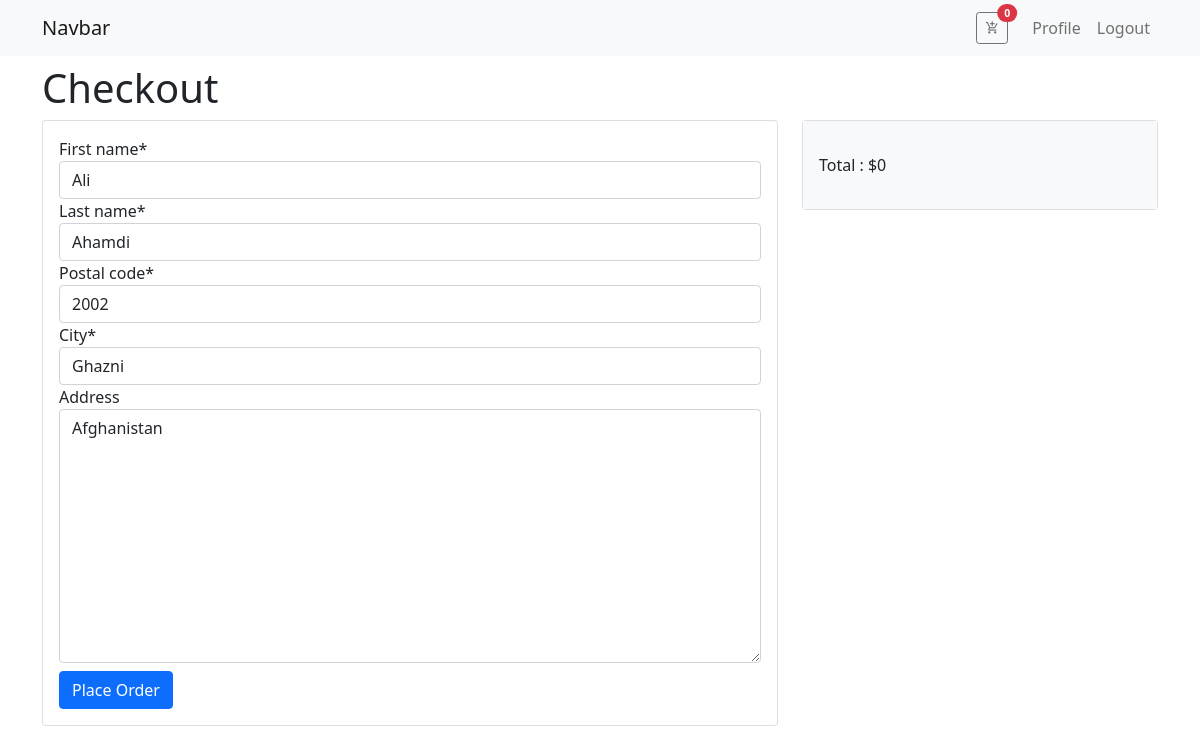
The page /order/create/ (signed in) on the database its author committed.
### users/models.py (models this page shows, shortened)
class Profile(models.Model):
    user = models.OneToOneField(User, on_delete=models.CASCADE)
    first_name = models.CharField(max_length=200)
    last_name = models.CharField(max_length=200)
    city = models.CharField(max_length=200)
    postal_code = models.CharField(max_length=50)
    avatar = models.ImageField(upload_to="users/profile", default="user.jpg")
    address = models.TextField(null=True, blank=True)

### orders/views.py (the view)
# urls.py: path("create/", views.create_order, name="order_create"),
@login_required(login_url="login")
def create_order(request):
    cart = Cart(request)
    if request.method == "POST":
        form = OrderCreateForm(request.POST, instance=request.user.profile)
        if form.is_valid():
            order = Order.objects.create(user=request.user)
            for item in cart:
                OrderItem.objects.create(order=order, product=item['product'], price=item['price'], quantity=item['quantity'])
            cart.clear()
            return render(request, "orders/order/created.html", {'order' : order})
    else:
        form = OrderCreateForm(instance=request.user.profile)
        return render(request, "orders/create.html", {"cart" : cart, "form" : form})

### orders/forms.py
class OrderCreateForm(forms.ModelForm):
    class Meta:
        model = Profile
        fields = ['first_name', 'last_name', 'postal_code', 'city', 'address']

### cart/cart.py (called while the page is built)
    def __len__(self):
        return sum(item['quantity'] for item in self.cart.values())

    def get_total_price(self):
        return sum(Decimal(item['price']) * item['quantity'] for item in self.cart.values())

### cart/context_processors.py (called while the page is built)
def cart(request):
    return  {"cart" : Cart(request)}

### orders/templates/orders/create.html (shortened to what this page needs)
{% extends 'base.html' %}
{% load static %}
{% load crispy_forms_tags %}
{% block content %}
    <h1>Checkout</h1>
    <div class="row">
        <div class="col-lg-8">
            <div class="card">
                <div class="card-body">
                    <form action="" method="POST">
                        {{form|crispy}}
                    <button class="btn btn-block btn-primary mt-2">Place Order</button>
                    </form>
                </div>
            </div>
        </div>
        <div class="col-lg-4">
            <div class="card">
                <div class="card-body bg-light">
                    <p>Total : ${{cart.get_total_price}}</p>
                </div>
            </div>
        </div>
    </div>
{% endblock content %}

### rows shown on the page
Profile: first_name "Ali", last_name "Ahamdi", postal_code "2002", city "Ghazni", address "Afghanistan"

### other values the page prints
{{ total_items }} "0"
{{ cart.get_total_price }} "0"
